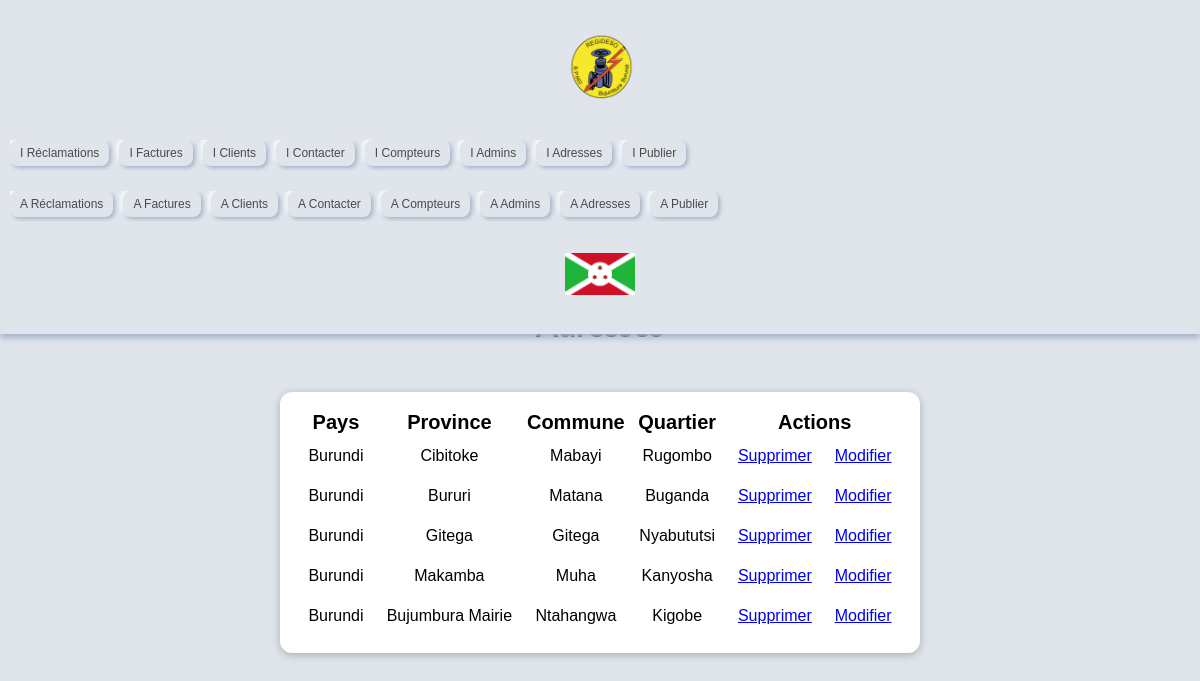
The app's page /User/affichage_adresse.php with its own data.
### tables this page shows
CREATE TABLE `adresse` (
  `id_adr` int(5) NOT NULL,
  `pays` varchar(25) DEFAULT NULL,
  `province` varchar(25) DEFAULT NULL,
  `commune` varchar(25) DEFAULT NULL,
  `quartier` varchar(25) DEFAULT NULL
);

### User/affichage_adresse.php (the view, shortened to what this page needs)
<!DOCTYPE html>
<html lang="en">
<head>
    <?php
        include "Connexion.php" ;
        $affichageAdd = $bdd->query("Select * from Adresse order by id_adr DESC");
    ?>
    <?php include "Header1.php" ?>
</head>
<body>
    <br><br>
    <div class="container">
        <h1>Adresses</h1>
        <table>
            <tr>
                <th>Pays</th>
                <th>Province</th>
                <th>Commune</th>
                <th>Quartier</th>
                <th colspan="2">Actions</th>
            </tr>
            <?php
                while ( $dataRecup = $affichageAdd->fetch()) {
            ?>
                <tr>
                    <td ><?php echo $dataRecup["pays"]; ?></td>
                    <td><?php echo $dataRecup["province"]; ?></td>
                    <td><?php echo $dataRecup["commune"]; ?></td>
                    <td><?php echo $dataRecup["quartier"]; ?></td>
                    <td><a href="affichage_adresse.php?sup=<?php echo $dataRecup["id_adr"]; ?>">Supprimer</a></td>
                    <td><a href="modif_adresse.php?mod=<?php echo $dataRecup["id_adr"]; ?>">Modifier</a></td>
                </tr>
            <?php } ?>
        </table>
    </div>
</body>
</html>

### User/styles/styles1.css (style rules this page uses)
* { box-sizing: border-box; }
html { font-family: 'Open Sans', 'Lato', sans-serif; }
body { margin: 0; }
h1, h2, h3 { font-family: 'Lato', sans-serif; font-weight: bold; }
:root { --primary-color: #e0e5ec; --text-color: #4a4a4a; --hover-color: #007bff; --shadow-color: #a3b1c6; --highlight-color: #ffffff; }
body { font-family: 'Arial', sans-serif; background-color: var(--primary-color); margin: 0; padding-top: 80px; }
@media (max-width: 1200px) { body { padding-top: 180px; } }
td { padding: 10px; }
th { font-size: 20px; }
.container { padding: 0 10%; text-align: center; }
#comment-form, table { margin: 3rem auto; width: 90%; max-width: 40rem; border-radius: 12px; background-color: white; box-shadow: 0 2px 8px rgba(0, 0, 0, 0.25); padding: 1rem; }

### records on screen
adresse: pays "Burundi", province "Cibitoke", commune "Mabayi", quartier "Rugombo"
adresse: pays "Burundi", province "Bururi", commune "Matana", quartier "Buganda"
adresse: pays "Burundi", province "Gitega", commune "Gitega", quartier "Nyabututsi"
adresse: pays "Burundi", province "Makamba", commune "Muha", quartier "Kanyosha"
adresse: pays "Burundi", province "Bujumbura Mairie", commune "Ntahangwa", quartier "Kigobe"
